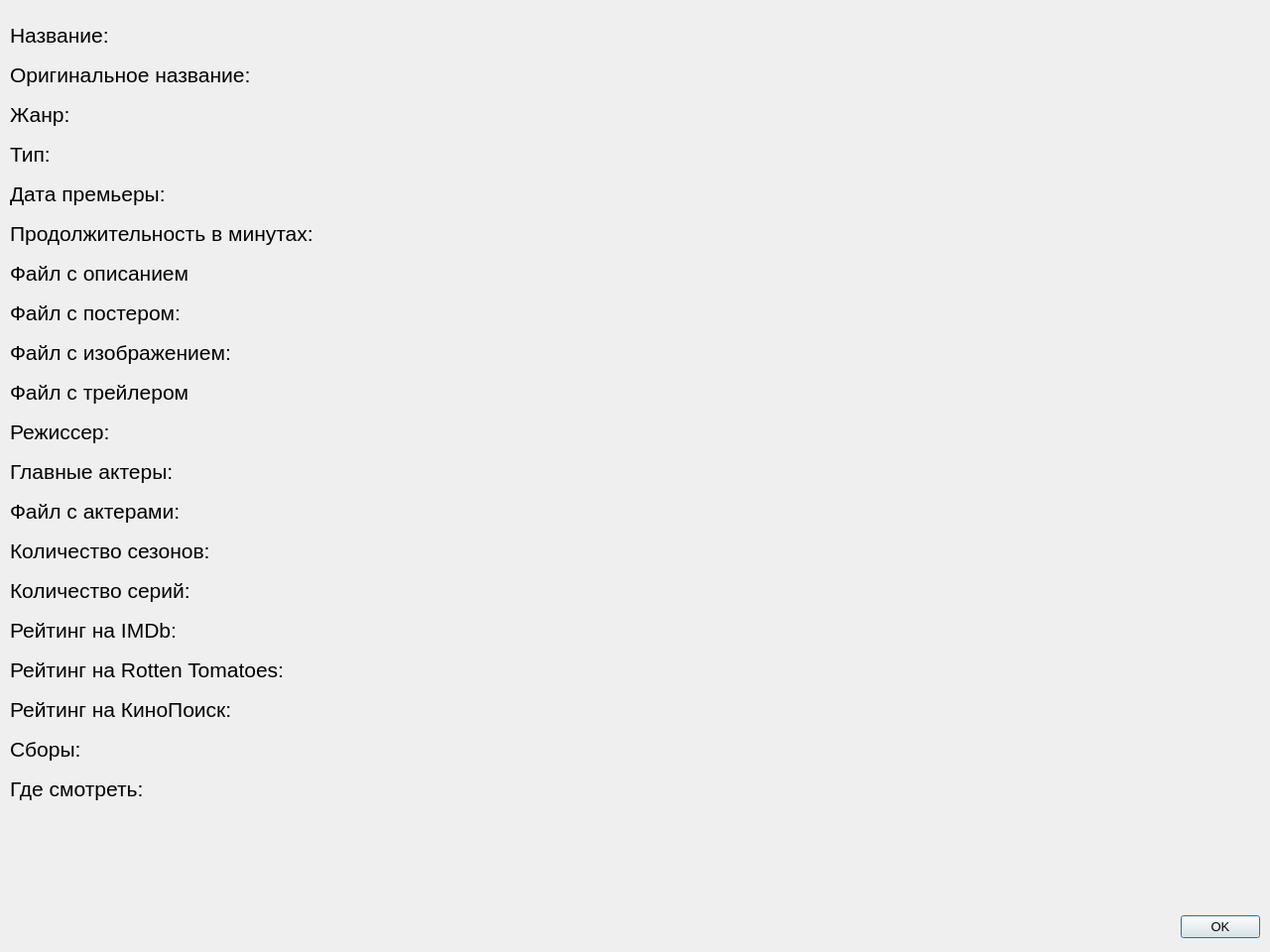
<?xml version="1.0" encoding="UTF-8"?>
<ui version="4.0">
 <class>Dialog</class>
 <widget class="QDialog" name="Dialog">
  <property name="geometry">
   <rect>
    <x>0</x>
    <y>0</y>
    <width>1280</width>
    <height>960</height>
   </rect>
  </property>
  <property name="font">
   <font>
    <pointsize>16</pointsize>
   </font>
  </property>
  <property name="windowTitle">
   <string>Dialog</string>
  </property>
  <widget class="QDialogButtonBox" name="ok_button">
   <property name="geometry">
    <rect>
     <x>1180</x>
     <y>920</y>
     <width>90</width>
     <height>30</height>
    </rect>
   </property>
   <property name="font">
    <font>
     <pointsize>10</pointsize>
    </font>
   </property>
   <property name="orientation">
    <enum>Qt::Horizontal</enum>
   </property>
   <property name="standardButtons">
    <set>QDialogButtonBox::Ok</set>
   </property>
  </widget>
  <widget class="QLabel" name="namelabel">
   <property name="geometry">
    <rect>
     <x>10</x>
     <y>20</y>
     <width>100</width>
     <height>30</height>
    </rect>
   </property>
   <property name="text">
    <string>Название:</string>
   </property>
  </widget>
  <widget class="QLabel" name="originalnamelabel">
   <property name="geometry">
    <rect>
     <x>10</x>
     <y>60</y>
     <width>250</width>
     <height>30</height>
    </rect>
   </property>
   <property name="text">
    <string>Оригинальное название:</string>
   </property>
  </widget>
  <widget class="QLabel" name="genrelabel">
   <property name="geometry">
    <rect>
     <x>10</x>
     <y>100</y>
     <width>70</width>
     <height>30</height>
    </rect>
   </property>
   <property name="text">
    <string>Жанр:</string>
   </property>
  </widget>
  <widget class="QLabel" name="typelabel">
   <property name="geometry">
    <rect>
     <x>10</x>
     <y>140</y>
     <width>40</width>
     <height>30</height>
    </rect>
   </property>
   <property name="text">
    <string>Тип:</string>
   </property>
  </widget>
  <widget class="QLabel" name="datelabel">
   <property name="geometry">
    <rect>
     <x>10</x>
     <y>180</y>
     <width>160</width>
     <height>30</height>
    </rect>
   </property>
   <property name="text">
    <string>Дата премьеры:</string>
   </property>
  </widget>
  <widget class="QLabel" name="durationlabel">
   <property name="geometry">
    <rect>
     <x>10</x>
     <y>220</y>
     <width>310</width>
     <height>30</height>
    </rect>
   </property>
   <property name="text">
    <string>Продолжительность в минутах:</string>
   </property>
  </widget>
  <widget class="QLabel" name="descriptionlabel">
   <property name="geometry">
    <rect>
     <x>10</x>
     <y>260</y>
     <width>180</width>
     <height>30</height>
    </rect>
   </property>
   <property name="text">
    <string>Файл с описанием:</string>
   </property>
  </widget>
  <widget class="QLabel" name="posterlabel">
   <property name="geometry">
    <rect>
     <x>10</x>
     <y>300</y>
     <width>170</width>
     <height>30</height>
    </rect>
   </property>
   <property name="text">
    <string>Файл с постером:</string>
   </property>
  </widget>
  <widget class="QLabel" name="imagelabel">
   <property name="geometry">
    <rect>
     <x>10</x>
     <y>340</y>
     <width>230</width>
     <height>30</height>
    </rect>
   </property>
   <property name="text">
    <string>Файл с изображением:</string>
   </property>
  </widget>
  <widget class="QLabel" name="trailerlabel">
   <property name="geometry">
    <rect>
     <x>10</x>
     <y>380</y>
     <width>180</width>
     <height>30</height>
    </rect>
   </property>
   <property name="text">
    <string>Файл с трейлером:</string>
   </property>
  </widget>
  <widget class="QLabel" name="directorlabel">
   <property name="geometry">
    <rect>
     <x>10</x>
     <y>420</y>
     <width>100</width>
     <height>30</height>
    </rect>
   </property>
   <property name="text">
    <string>Режиссер:</string>
   </property>
  </widget>
  <widget class="QLabel" name="mainactorslabel">
   <property name="geometry">
    <rect>
     <x>10</x>
     <y>460</y>
     <width>170</width>
     <height>30</height>
    </rect>
   </property>
   <property name="text">
    <string>Главные актеры:</string>
   </property>
  </widget>
  <widget class="QLabel" name="castlabel">
   <property name="geometry">
    <rect>
     <x>10</x>
     <y>500</y>
     <width>170</width>
     <height>30</height>
    </rect>
   </property>
   <property name="text">
    <string>Файл с актерами:</string>
   </property>
  </widget>
  <widget class="QLabel" name="seasonslabel">
   <property name="geometry">
    <rect>
     <x>10</x>
     <y>540</y>
     <width>210</width>
     <height>30</height>
    </rect>
   </property>
   <property name="text">
    <string>Количество сезонов:</string>
   </property>
  </widget>
  <widget class="QLabel" name="episodelabel">
   <property name="geometry">
    <rect>
     <x>10</x>
     <y>580</y>
     <width>190</width>
     <height>30</height>
    </rect>
   </property>
   <property name="text">
    <string>Количество серий:</string>
   </property>
  </widget>
  <widget class="QLabel" name="imbdratinglabel">
   <property name="geometry">
    <rect>
     <x>10</x>
     <y>620</y>
     <width>170</width>
     <height>30</height>
    </rect>
   </property>
   <property name="text">
    <string>Рейтинг на IMDb:</string>
   </property>
  </widget>
  <widget class="QLabel" name="rottentomatoesratinglabel">
   <property name="geometry">
    <rect>
     <x>10</x>
     <y>660</y>
     <width>280</width>
     <height>30</height>
    </rect>
   </property>
   <property name="text">
    <string>Рейтинг на Rotten Tomatoes:</string>
   </property>
  </widget>
  <widget class="QLabel" name="kinopoiskratinglabel">
   <property name="geometry">
    <rect>
     <x>10</x>
     <y>700</y>
     <width>230</width>
     <height>30</height>
    </rect>
   </property>
   <property name="text">
    <string>Рейтинг на КиноПоиск:</string>
   </property>
  </widget>
  <widget class="QLabel" name="boxofficelabel">
   <property name="geometry">
    <rect>
     <x>10</x>
     <y>740</y>
     <width>70</width>
     <height>30</height>
    </rect>
   </property>
   <property name="text">
    <string>Сборы:</string>
   </property>
  </widget>
  <widget class="QLabel" name="wheretowatchlabel">
   <property name="geometry">
    <rect>
     <x>10</x>
     <y>780</y>
     <width>140</width>
     <height>30</height>
    </rect>
   </property>
   <property name="text">
    <string>Где смотреть:</string>
   </property>
  </widget>
 </widget>
 <resources/>
 <connections>
  <connection>
   <sender>ok_button</sender>
   <signal>accepted()</signal>
   <receiver>Dialog</receiver>
   <slot>accept()</slot>
   <hints>
    <hint type="sourcelabel">
     <x>248</x>
     <y>254</y>
    </hint>
    <hint type="destinationlabel">
     <x>157</x>
     <y>274</y>
    </hint>
   </hints>
  </connection>
  <connection>
   <sender>ok_button</sender>
   <signal>rejected()</signal>
   <receiver>Dialog</receiver>
   <slot>reject()</slot>
   <hints>
    <hint type="sourcelabel">
     <x>316</x>
     <y>260</y>
    </hint>
    <hint type="destinationlabel">
     <x>286</x>
     <y>274</y>
    </hint>
   </hints>
  </connection>
 </connections>
</ui>
